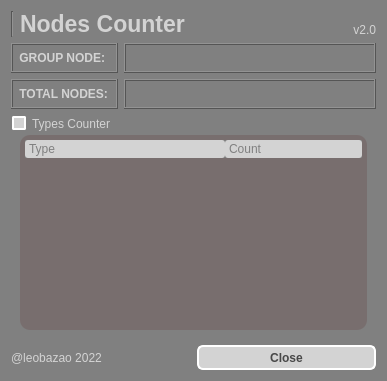
<?xml version="1.0" encoding="UTF-8"?>
<ui version="4.0">
 <class>Form</class>
 <widget class="QWidget" name="Form">
  <property name="geometry">
   <rect>
    <x>0</x>
    <y>0</y>
    <width>387</width>
    <height>381</height>
   </rect>
  </property>
  <property name="sizePolicy">
   <sizepolicy hsizetype="Expanding" vsizetype="Preferred">
    <horstretch>0</horstretch>
    <verstretch>0</verstretch>
   </sizepolicy>
  </property>
  <property name="windowTitle">
   <string>Nodes Counter</string>
  </property>
  <property name="styleSheet">
   <string notr="true">QLabel {
	color: lightgray;
}

QLabel::disabled {
	color: darkgray;
}

QWidget{
	background-color: gray;
}

QGroupBox {
	color: lightgray;
	border: null;
}

QGroupBox::indicator:unchecked {
    border: 2px solid white;
	border-radius: 2px;
	background-color: lightgray;
}

QGroupBox::indicator:checked {
    border: 2px solid lightgray;
	border-radius: 1px;
	background-color: rgb(68, 68, 68);
}


QGroupBox::disabled{
	color: lightgray;
}

QGroupBox::indicator:unchecked:disabled {
    border: 2px solid darkgray;
	background-color: darkgray;
}

QScrollBar::handle {
	border-radius: 5px;
 	border: 2px solid lightgray;
	background-color: gray;
}

QScrollBar::add-page{ 
	border: none;
    background-color: rgb(86, 86, 86);
}

QScrollBar::sub-page {
    background-color: rgb(86, 86, 86);
	border: none;
}

QScrollBar::add-line {
    border: none;
    background-color: rgb(86, 86, 86);
}

QScrollBar::sub-line {
    border: none;
    background-color: rgb(86, 86, 86);
}

QScrollBar:arrow{
	border: none;
	background: none;
	color: none;
}

QTreeWidget {
    color: lightgray;
    background-color: rgb(100, 100, 100);
	border-radius: 10px;
	padding: 5px;
}

QTreeWidget::disabled {
    background-color: rgb(120, 110, 110);
}

QTreeWidget::item:hover {
	color: rgb(80, 64, 44);
    background: #05B8CC;
    border: white;
}

QTreeWidget::item:selected {
	color: rgb(80, 25, 44);
	border: none;
	background-color: rgb(79, 255, 52);
}

QTreeWidget::item:selected:active{
	color: rgb(80, 64, 44);
    background-color: rgb(187, 240, 255);
	border: gray;
	padding-left: 5px;
}

QTreeWidget::item:selected:!active {
    background: rgb(91, 174, 181);
	border: none;
}

QHeaderView::section {
    background-color: lightgray;
    color: gray;
    padding-left: 4px;
    border: none;
	border-radius: 3px;
}

QHeaderView::section:checked{
    background-color: red;
}

</string>
  </property>
  <layout class="QGridLayout" name="gridLayout_2">
   <item row="0" column="0" colspan="2">
    <layout class="QHBoxLayout" name="horizontalLayout">
     <item>
      <widget class="Line" name="line">
       <property name="orientation">
        <enum>Qt::Vertical</enum>
       </property>
      </widget>
     </item>
     <item>
      <widget class="QLabel" name="label">
       <property name="font">
        <font>
         <pointsize>17</pointsize>
         <weight>75</weight>
         <bold>true</bold>
        </font>
       </property>
       <property name="text">
        <string>Nodes Counter</string>
       </property>
      </widget>
     </item>
     <item>
      <widget class="QLabel" name="labelVersion">
       <property name="text">
        <string>v2.0</string>
       </property>
       <property name="alignment">
        <set>Qt::AlignBottom|Qt::AlignRight|Qt::AlignTrailing</set>
       </property>
      </widget>
     </item>
    </layout>
   </item>
   <item row="1" column="0" colspan="2">
    <layout class="QGridLayout" name="gridLayout" columnstretch="0,2">
     <item row="0" column="0">
      <widget class="QLabel" name="label_3">
       <property name="font">
        <font>
         <weight>75</weight>
         <bold>true</bold>
        </font>
       </property>
       <property name="frameShape">
        <enum>QFrame::Box</enum>
       </property>
       <property name="frameShadow">
        <enum>QFrame::Raised</enum>
       </property>
       <property name="text">
        <string> GROUP NODE:</string>
       </property>
      </widget>
     </item>
     <item row="0" column="1">
      <widget class="QLabel" name="labelGroupNode">
       <property name="minimumSize">
        <size>
         <width>0</width>
         <height>30</height>
        </size>
       </property>
       <property name="font">
        <font>
         <weight>50</weight>
         <bold>false</bold>
        </font>
       </property>
       <property name="frameShape">
        <enum>QFrame::Box</enum>
       </property>
       <property name="frameShadow">
        <enum>QFrame::Raised</enum>
       </property>
       <property name="text">
        <string/>
       </property>
      </widget>
     </item>
     <item row="1" column="0">
      <widget class="QLabel" name="label_4">
       <property name="font">
        <font>
         <weight>75</weight>
         <bold>true</bold>
        </font>
       </property>
       <property name="frameShape">
        <enum>QFrame::Box</enum>
       </property>
       <property name="frameShadow">
        <enum>QFrame::Raised</enum>
       </property>
       <property name="text">
        <string> TOTAL NODES: </string>
       </property>
       <property name="margin">
        <number>0</number>
       </property>
       <property name="indent">
        <number>-1</number>
       </property>
      </widget>
     </item>
     <item row="1" column="1">
      <widget class="QLabel" name="labelTotal">
       <property name="minimumSize">
        <size>
         <width>0</width>
         <height>30</height>
        </size>
       </property>
       <property name="font">
        <font>
         <weight>50</weight>
         <bold>false</bold>
        </font>
       </property>
       <property name="frameShape">
        <enum>QFrame::Box</enum>
       </property>
       <property name="frameShadow">
        <enum>QFrame::Raised</enum>
       </property>
       <property name="text">
        <string/>
       </property>
      </widget>
     </item>
    </layout>
   </item>
   <item row="2" column="0" colspan="2">
    <widget class="QGroupBox" name="groupBox">
     <property name="title">
      <string>Types Counter</string>
     </property>
     <property name="checkable">
      <bool>true</bool>
     </property>
     <property name="checked">
      <bool>false</bool>
     </property>
     <layout class="QVBoxLayout" name="verticalLayout">
      <property name="topMargin">
       <number>20</number>
      </property>
      <item>
       <widget class="QTreeWidget" name="treeWidget">
        <property name="indentation">
         <number>10</number>
        </property>
        <property name="allColumnsShowFocus">
         <bool>true</bool>
        </property>
        <attribute name="headerDefaultSectionSize">
         <number>200</number>
        </attribute>
        <column>
         <property name="text">
          <string>Type</string>
         </property>
        </column>
        <column>
         <property name="text">
          <string>Count</string>
         </property>
        </column>
       </widget>
      </item>
     </layout>
    </widget>
   </item>
   <item row="3" column="0">
    <widget class="QLabel" name="label_7">
     <property name="text">
      <string>@leobazao 2022</string>
     </property>
    </widget>
   </item>
   <item row="3" column="1">
    <widget class="QPushButton" name="buttonClose">
     <property name="minimumSize">
      <size>
       <width>84</width>
       <height>25</height>
      </size>
     </property>
     <property name="font">
      <font>
       <weight>75</weight>
       <bold>true</bold>
      </font>
     </property>
     <property name="styleSheet">
      <string notr="true">QPushButton {
	color: rgb(72, 72, 72);
    border: 2px solid white;
    border-radius: 6px;
	background-color: lightgray;
    min-width: 80px;
}

QPushButton:pressed {
	color: red;
    background-color: rgb(255, 196, 197);
}

QPushButton:flat {
    border: none; /* no border for a flat push button */
}

QPushButton:default {
    border-color: navy; /* make the default button prominent */
}

QPushButton:hover{
    border: 2px solid #05B8CC;
    color: black;
}</string>
     </property>
     <property name="text">
      <string>Close</string>
     </property>
    </widget>
   </item>
  </layout>
 </widget>
 <resources/>
 <connections/>
</ui>
